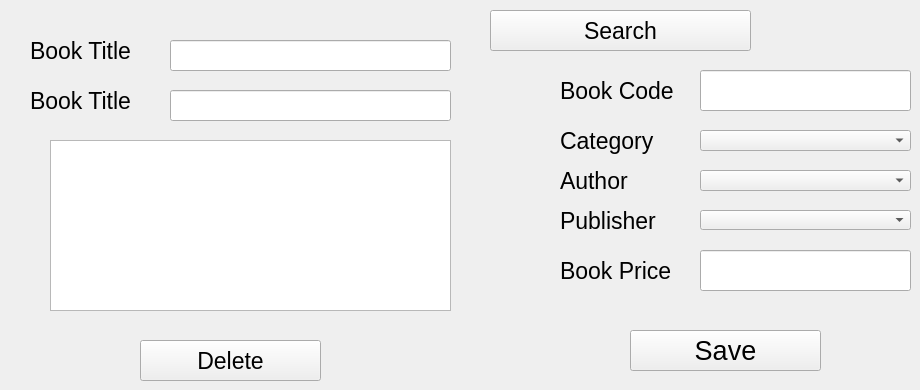
      <widget class="QWidget" name="tab_6">
       <attribute name="title">
        <string>Edit/Delete Book</string>
       </attribute>
       <widget class="QComboBox" name="comboBox_6">
        <property name="geometry">
         <rect>
          <x>700</x>
          <y>130</y>
          <width>211</width>
          <height>21</height>
         </rect>
        </property>
       </widget>
       <widget class="QLabel" name="label_9">
        <property name="geometry">
         <rect>
          <x>560</x>
          <y>250</y>
          <width>131</width>
          <height>41</height>
         </rect>
        </property>
        <property name="font">
         <font>
          <pointsize>17</pointsize>
         </font>
        </property>
        <property name="text">
         <string>Book Price</string>
        </property>
       </widget>
       <widget class="QLineEdit" name="lineEdit_5">
        <property name="geometry">
         <rect>
          <x>700</x>
          <y>70</y>
          <width>211</width>
          <height>41</height>
         </rect>
        </property>
       </widget>
       <widget class="QLabel" name="label_10">
        <property name="geometry">
         <rect>
          <x>560</x>
          <y>200</y>
          <width>131</width>
          <height>41</height>
         </rect>
        </property>
        <property name="font">
         <font>
          <pointsize>17</pointsize>
         </font>
        </property>
        <property name="text">
         <string>Publisher</string>
        </property>
       </widget>
       <widget class="QPushButton" name="pushButton_7">
        <property name="geometry">
         <rect>
          <x>630</x>
          <y>330</y>
          <width>191</width>
          <height>41</height>
         </rect>
        </property>
        <property name="font">
         <font>
          <pointsize>20</pointsize>
         </font>
        </property>
        <property name="text">
         <string>Save</string>
        </property>
       </widget>
       <widget class="QComboBox" name="comboBox_7">
        <property name="geometry">
         <rect>
          <x>700</x>
          <y>210</y>
          <width>211</width>
          <height>20</height>
         </rect>
        </property>
       </widget>
       <widget class="QLineEdit" name="lineEdit_6">
        <property name="geometry">
         <rect>
          <x>700</x>
          <y>250</y>
          <width>211</width>
          <height>41</height>
         </rect>
        </property>
       </widget>
       <widget class="QLineEdit" name="lineEdit_7">
        <property name="geometry">
         <rect>
          <x>170</x>
          <y>40</y>
          <width>281</width>
          <height>31</height>
         </rect>
        </property>
       </widget>
       <widget class="QLabel" name="label_11">
        <property name="geometry">
         <rect>
          <x>560</x>
          <y>70</y>
          <width>131</width>
          <height>41</height>
         </rect>
        </property>
        <property name="font">
         <font>
          <pointsize>17</pointsize>
         </font>
        </property>
        <property name="text">
         <string>Book Code</string>
        </property>
       </widget>
       <widget class="QLabel" name="label_12">
        <property name="geometry">
         <rect>
          <x>560</x>
          <y>120</y>
          <width>111</width>
          <height>41</height>
         </rect>
        </property>
        <property name="font">
         <font>
          <pointsize>17</pointsize>
         </font>
        </property>
        <property name="text">
         <string>Category</string>
        </property>
       </widget>
       <widget class="QLabel" name="label_13">
        <property name="geometry">
         <rect>
          <x>30</x>
          <y>30</y>
          <width>131</width>
          <height>41</height>
         </rect>
        </property>
        <property name="font">
         <font>
          <pointsize>17</pointsize>
         </font>
        </property>
        <property name="text">
         <string>Book Title</string>
        </property>
       </widget>
       <widget class="QComboBox" name="comboBox_8">
        <property name="geometry">
         <rect>
          <x>700</x>
          <y>170</y>
          <width>211</width>
          <height>21</height>
         </rect>
        </property>
       </widget>
       <widget class="QLabel" name="label_14">
        <property name="geometry">
         <rect>
          <x>560</x>
          <y>160</y>
          <width>131</width>
          <height>41</height>
         </rect>
        </property>
        <property name="font">
         <font>
          <pointsize>17</pointsize>
         </font>
        </property>
        <property name="text">
         <string>Author</string>
        </property>
       </widget>
       <widget class="QLabel" name="label_15">
        <property name="geometry">
         <rect>
          <x>30</x>
          <y>80</y>
          <width>131</width>
          <height>41</height>
         </rect>
        </property>
        <property name="font">
         <font>
          <pointsize>17</pointsize>
         </font>
        </property>
        <property name="text">
         <string>Book Title</string>
        </property>
       </widget>
       <widget class="QLineEdit" name="lineEdit_8">
        <property name="geometry">
         <rect>
          <x>170</x>
          <y>90</y>
          <width>281</width>
          <height>31</height>
         </rect>
        </property>
       </widget>
       <widget class="QPushButton" name="pushButton_9">
        <property name="geometry">
         <rect>
          <x>490</x>
          <y>10</y>
          <width>261</width>
          <height>41</height>
         </rect>
        </property>
        <property name="font">
         <font>
          <pointsize>17</pointsize>
         </font>
        </property>
        <property name="text">
         <string>Search</string>
        </property>
       </widget>
       <widget class="QPushButton" name="pushButton_10">
        <property name="geometry">
         <rect>
          <x>140</x>
          <y>340</y>
          <width>181</width>
          <height>41</height>
         </rect>
        </property>
        <property name="font">
         <font>
          <pointsize>17</pointsize>
         </font>
        </property>
        <property name="text">
         <string>Delete</string>
        </property>
       </widget>
       <widget class="QTextEdit" name="textEdit_2">
        <property name="geometry">
         <rect>
          <x>50</x>
          <y>140</y>
          <width>401</width>
          <height>171</height>
         </rect>
        </property>
       </widget>
      </widget>
